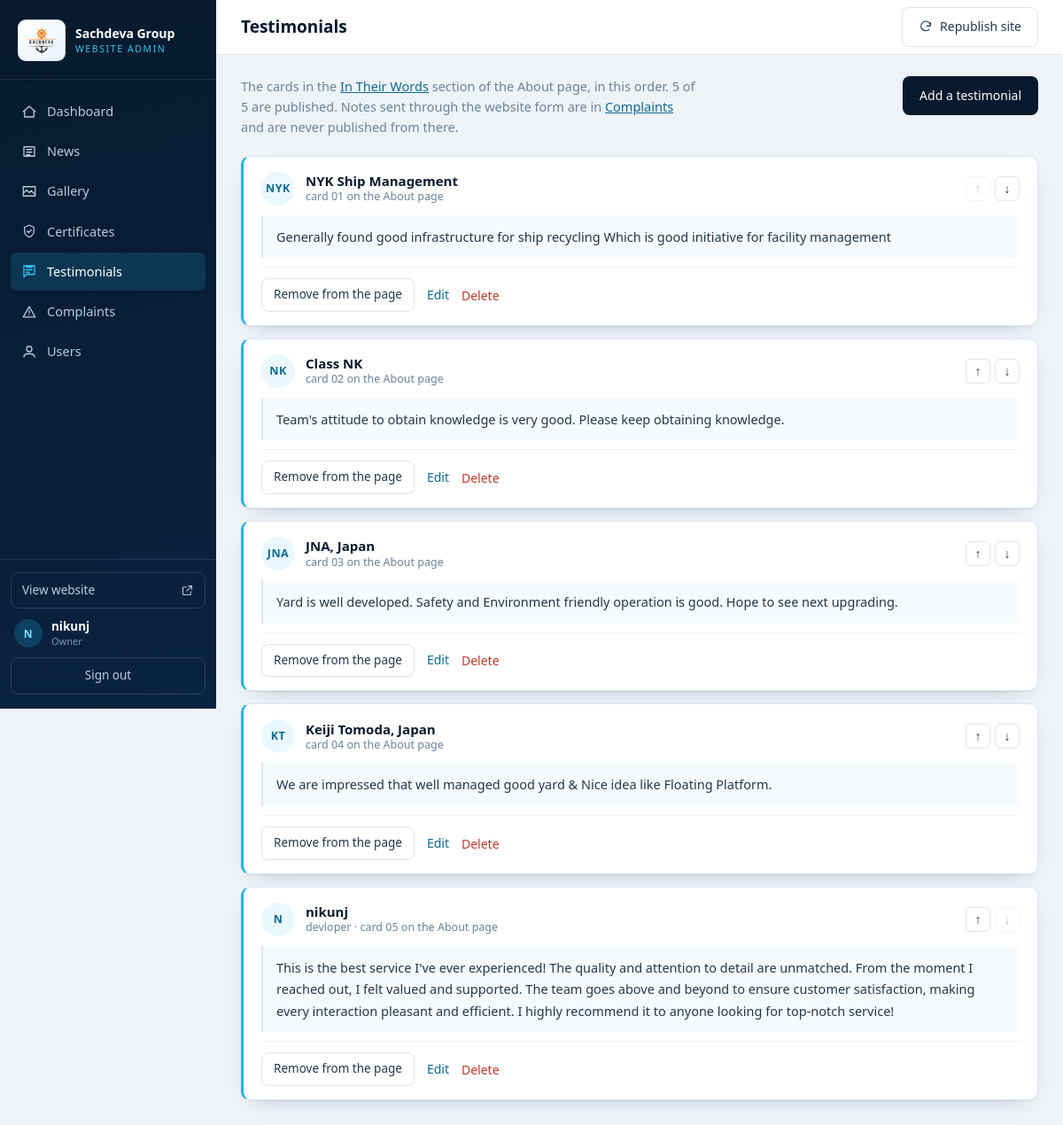
Screenshot of /admin/testimonials.php (signed in) with the database file from the repository.
### tables this page shows
CREATE TABLE sg_users (
            id            INTEGER PRIMARY KEY AUTOINCREMENT,
            username      TEXT NOT NULL,
            password_hash TEXT NOT NULL,
            full_name     TEXT NOT NULL DEFAULT '',
            email         TEXT NOT NULL DEFAULT '',
            role          TEXT NOT NULL DEFAULT 'editor',
            is_active     INTEGER NOT NULL DEFAULT 1,
            created_at    TEXT NOT NULL DEFAULT '',
            last_login_at TEXT NOT NULL DEFAULT '',
            UNIQUE (username)
        );

CREATE TABLE sg_testimonials (
            id           INTEGER PRIMARY KEY AUTOINCREMENT,
            name         TEXT NOT NULL,
            designation  TEXT NOT NULL DEFAULT '',
            note         TEXT,
            initials     TEXT NOT NULL DEFAULT '',
            is_published INTEGER NOT NULL DEFAULT 1,
            sort_order   INTEGER NOT NULL DEFAULT 0,
            created_at   TEXT NOT NULL DEFAULT '',
            updated_at   TEXT NOT NULL DEFAULT ''
        );

### includes/helpers.php (called while the page is built, shortened)
<?php
if (!function_exists('e')) {
    function e($s) {
        return htmlspecialchars((string) $s, ENT_QUOTES | ENT_SUBSTITUTE, 'UTF-8');
    }
}
function sg_initials($name, $max = 3) {
    $name = trim(preg_replace('/[^\p{L}\p{N} ]+/u', ' ', (string) $name));
    $words = preg_split('/\s+/u', $name, -1, PREG_SPLIT_NO_EMPTY);
    $out = '';
    foreach ($words as $w) {
        $out .= mb_strtoupper(mb_substr($w, 0, 1, 'UTF-8'), 'UTF-8');
    }
    return $out !== '' ? $out : '--';
}

### includes/auth.php (called while the page is built, shortened)
<?php
require_once __DIR__ . '/db.php';
require_once __DIR__ . '/helpers.php';
function sg_user() {
    static $cached = null;
    static $looked = false;
    if ($looked) return $cached;
    $looked = true;
    $u = sg_one('SELECT * FROM sg_users WHERE id = ?', array((int) $_SESSION['sg_uid']));
    $cached = $u;
    return $cached;
}
function sg_is_owner() {
    $u = sg_user();
    return $u && $u['role'] === 'owner';
}
function sg_require_login() {
    if (sg_user()) return;
}

### includes/db.php (called while the page is built, shortened)
<?php
function sg_config($key = null, $default = null) {
    static $cfg = null;
    if ($cfg === null) $cfg = require __DIR__ . '/config.php';
    return array_key_exists($key, $cfg) ? $cfg[$key] : $default;
}
function sg_driver() {
    $db = sg_config('db');
    return (isset($db['driver']) && $db['driver'] === 'mysql') ? 'mysql' : 'sqlite';
}
function sg_db() {
    static $pdo = null;
    if ($pdo instanceof PDO) return $pdo;
    $db  = sg_config('db');
    $opt = array(
        PDO::ATTR_ERRMODE            => PDO::ERRMODE_EXCEPTION,
        PDO::ATTR_DEFAULT_FETCH_MODE => PDO::FETCH_ASSOC,
        PDO::ATTR_EMULATE_PREPARES   => false,
    );
    if (sg_driver() === 'mysql') {
        $dsn = 'mysql:host=' . $db['host'] . ';port=' . (int) $db['port']
             . ';dbname=' . $db['name'] . ';charset=' . (isset($db['charset']) ? $db['charset'] : 'utf8mb4');
        $pdo = new PDO($dsn, $db['user'], $db['pass'], $opt);
    } else {
        $file = $db['file'];
        $pdo = new PDO('sqlite:' . $file, null, null, $opt);
        $pdo->exec('PRAGMA foreign_keys = ON');
        $pdo->exec('PRAGMA journal_mode = WAL');
        $pdo->exec('PRAGMA busy_timeout = 5000');
    }
    return $pdo;
}
function sg_all($sql, $args = array()) {
    $st = sg_db()->prepare($sql);
    $st->execute($args);
    return $st->fetchAll();
}
function sg_one($sql, $args = array()) {
    $st = sg_db()->prepare($sql);
    $st->execute($args);
    $row = $st->fetch();
    return $row === false ? null : $row;
}

### admin/testimonials.php (the view, shortened to what this page needs)
<?php
require __DIR__ . '/_bootstrap.php';
sg_require_login();
require __DIR__ . '/_layout.php';
    ?>
    <?php
$rows = sg_all('SELECT * FROM sg_testimonials ORDER BY sort_order ASC, id ASC');
$last = count($rows) - 1;
$live = 0;
foreach ($rows as $r) if ((int) $r['is_published'] === 1) $live++;
sg_admin_head('Testimonials', 'testimonials.php');
?>
<div class="pagehead">
    <p>
        The cards in the
        <a href="../about_us#testimonials" target="_blank" rel="noopener">In Their Words</a>
        section of the About page, in this order.
        <?php echo (int) $live; ?> of <?php echo count($rows); ?>
        <?php echo count($rows) === 1 ? 'is' : 'are'; ?> published.
        Notes sent through the website form are in
        <a href="complaints.php">Complaints</a> and are never published from there.
    </p>
    <a class="btn btn--primary" href="testimonials.php?action=new">Add a testimonial</a>
</div>
<?php if (!$rows): ?>
    <div class="card empty-card">
        <h2>No testimonials yet</h2>
        <p>Until one is published the About page shows a &ldquo;nothing published yet&rdquo;
            note in place of the cards.</p>
        <a class="btn btn--primary" href="testimonials.php?action=new">Add a testimonial</a>
    </div>
<?php else: ?>
    <div class="notes">
        <?php foreach ($rows as $i => $r): ?>
            <article class="fb<?php echo (int) $r['is_published'] === 1 ? '' : ' fb--off'; ?>"
                     id="t<?php echo (int) $r['id']; ?>">
                <header class="fb__head">
                    <span class="fb__av"><?php
                        echo e($r['initials'] !== '' ? $r['initials'] : sg_initials($r['name'], 2)); ?></span>
                    <span class="fb__who">
                        <strong><?php echo e($r['name']); ?></strong>
                        <em>
                            <?php echo $r['designation'] !== '' ? e($r['designation']) . ' · ' : ''; ?>
                            <?php echo (int) $r['is_published'] === 1
                                ? 'card ' . str_pad((string) ($i + 1), 2, '0', STR_PAD_LEFT) . ' on the About page'
                                : 'draft — not published'; ?>
                        </em>
                    </span>
                    <span class="fb__ord">
                        <form method="post" action="testimonials.php" class="inline">
                            <button type="submit" class="icon" aria-label="Move up"
                                <?php echo $i === 0 ? 'disabled' : ''; ?>>&uarr;</button>
                        </form>
                        <form method="post" action="testimonials.php" class="inline">
                            <button type="submit" class="icon" aria-label="Move down"
                                <?php echo $i === $last ? 'disabled' : ''; ?>>&darr;</button>
                        </form>
                    </span>
                </header>
                <p class="fb__note"><?php echo nl2br(e($r['note'])); ?></p>
                <footer class="fb__bar">
                    <form method="post" action="testimonials.php" class="inline">
                        <button type="submit" class="btn btn--sm <?php
                            echo (int) $r['is_published'] === 1 ? 'btn--ghost' : 'btn--primary'; ?>">
                            <?php echo (int) $r['is_published'] === 1
                                ? 'Remove from the page' : 'Publish to the About page'; ?>
                        </button>
                    </form>
                    <a class="lnk" href="testimonials.php?action=edit&amp;id=<?php echo (int) $r['id']; ?>">Edit</a>
                    <form method="post" action="testimonials.php" class="inline"
                          data-confirm="Delete the testimonial from <?php echo e($r['name']); ?>? This cannot be undone.">
                        <button type="submit" class="lnk lnk--danger">Delete</button>
                    </form>
                </footer>
            </article>
        <?php endforeach; ?>
    </div>
<?php endif; ?>
<?php sg_admin_foot(); ?>

### admin/_layout.php (shortened to what this page needs)
<?php
function sg_nav_items() {
    return array(
        array('dashboard.php', 'Dashboard', 'M3 12l9-8 9 8M5 10v10h14V10'),
        array('news.php',      'News',      'M4 5h16v14H4zM8 9h8M8 13h8M8 17h5'),
        array('gallery.php',   'Gallery',   'M3 5h18v14H3zM3 15l5-5 4 4 3-3 6 6'),
        array('certificates.php', 'Certificates', 'M12 3l7 3v6c0 4.2-2.9 7.4-7 9-4.1-1.6-7-4.8-7-9V6zM9 12l2 2 4-4'),
        array('testimonials.php', 'Testimonials', 'M7.5 6h9M7.5 10h9M7.5 14h5M4 4h16v13H8l-4 4z'),
        array('complaints.php',   'Complaints',   'M12 4.2 21 19.8H3zM12 10v4M12 16.6v.2'),
        array('users.php',     'Users',     'M4 20c0-3.3 3.6-5 8-5s8 1.7 8 5M12 4a4 4 0 110 8 4 4 0 010-8'),
    );
}
function sg_admin_head($title, $active = '') {
    $u = sg_user();
    ?><!doctype html>
<html lang="en">
<head>
    <link rel="stylesheet" href="assets/admin.css">
</head>
<body>
    <div class="shell">
        <aside class="side" id="side">
            <div class="side__brand">
                <span class="brand-plate"><img src="../images/logo.png" alt="" width="34" height="31"></span>
                <span>
                    <strong>Sachdeva Group</strong>
                    <em>Website admin</em>
                </span>
            </div>
            <nav class="side__nav" aria-label="Sections">
                <?php foreach (sg_nav_items() as $item):
                    list($href, $label, $path) = $item;
                    $on = ($active === $href); ?>
                    <a href="<?php echo e($href); ?>"<?php echo $on ? ' class="is-on" aria-current="page"' : ''; ?>>
                        <svg viewBox="0 0 24 24" fill="none" stroke="currentColor" stroke-width="1.7"
                             stroke-linecap="round" stroke-linejoin="round" aria-hidden="true"><path d="<?php echo e($path); ?>"/></svg>
                        <span><?php echo e($label); ?></span>
                    </a>
                <?php endforeach; ?>
            </nav>
            <div class="side__foot">
                <a class="side__site" href="../" target="_blank" rel="noopener">
                    View website
                    <svg viewBox="0 0 24 24" fill="none" stroke="currentColor" stroke-width="1.7"
                         stroke-linecap="round" stroke-linejoin="round" aria-hidden="true">
                        <path d="M14 4h6v6M20 4l-9 9M18 14v5a1 1 0 01-1 1H5a1 1 0 01-1-1V7a1 1 0 011-1h5"/>
                    </svg>
                </a>
                <?php if ($u): ?>
                    <div class="side__me">
                        <span class="side__av"><?php echo e(sg_initials($u['full_name'] !== '' ? $u['full_name'] : $u['username'], 2)); ?></span>
                        <span class="side__who">
                            <strong><?php echo e($u['full_name'] !== '' ? $u['full_name'] : $u['username']); ?></strong>
                            <em><?php echo e($u['role'] === 'owner' ? 'Owner' : 'Editor'); ?></em>
                        </span>
                    </div>
                    <form method="post" action="logout.php" class="side__out">
                        <button type="submit">Sign out</button>
                    </form>
                <?php endif; ?>
            </div>
        </aside>
        <main class="main" id="main">
            <header class="bar">
                <h1><?php echo e($title); ?></h1>
                <form method="post" action="publish.php" class="bar__pub">
                    <button type="submit" class="btn btn--ghost" title="Rewrite every managed section of the website from what is stored here">
                        <svg viewBox="0 0 24 24" fill="none" stroke="currentColor" stroke-width="1.7"
                             stroke-linecap="round" stroke-linejoin="round" aria-hidden="true">
                            <path d="M20 11a8 8 0 10-2.3 5.7M20 5v6h-6"/>
                        </svg>
                        Republish site
                    </button>
                </form>
            </header>
            <div class="wrap">
<?php
}
function sg_admin_foot() {
    ?>
            </div>
        </main>
    </div>
</body>
</html>
<?php
}

### rows the page displays
sg_users: full_name "N", full_name "nikunj", role "Owner"
sg_testimonials: initials "NYK", name "NYK Ship Management", i "01", note "Generally found good infrastructure for ship recycling Which is good initiative for facility management", is_published "Remove from the page"
sg_testimonials: initials "NK", name "Class NK", i "02", note "Team's attitude to obtain knowledge is very good. Please keep obtaining knowledge.", is_published "Remove from the page"
sg_testimonials: initials "JNA", name "JNA, Japan", i "03", note "Yard is well developed. Safety and Environment friendly operation is good. Hope to see next upgrading.", is_published "Remove from the page"
sg_testimonials: initials "KT", name "Keiji Tomoda, Japan", i "04", note "We are impressed that well managed good yard & Nice idea like Floating Platform.", is_published "Remove from the page"
sg_testimonials: initials "N", name "nikunj", designation "devloper", i "05", note "This is the best service I've ever experienced! The quality and attention to detail are unmatched. From the moment I reached out, I felt valued and supported. The team goes above and beyond to ensure customer satisfaction, making every interaction pleasant and efficient. I highly recommend it to anyone looking for top-notch service!", is_published "Remove from the page"

### other values shown
$label "Dashboard"
$label "News"
$label "Gallery"
$label "Certificates"
$label "Testimonials"
$label "Complaints"
$label "Users"
$title "Testimonials"
$live "5"
count($rows) "5"
